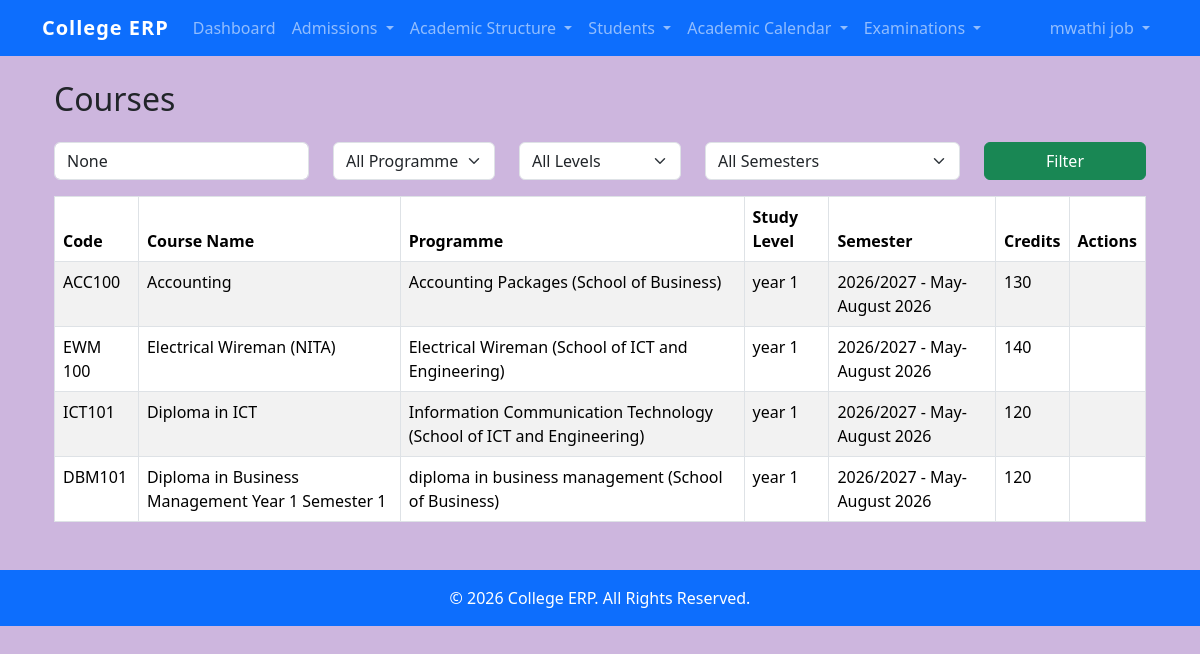
Page /courses/ (signed in) on the committed database.
### students/models.py (models this page shows, shortened)
class Course(models.Model):
    course_code = models.CharField(
        max_length=20,
        unique=True
    )
    course_name = models.CharField(
        max_length=200
    )
    programme = models.ForeignKey(
        Programme,
        on_delete=models.PROTECT,
        related_name="courses"
    )
    study_level = models.ForeignKey(
        StudyLevel,
        on_delete=models.PROTECT,
        related_name="courses",
        null=True,
        blank=True
    )
    semester = models.ForeignKey(
        Semester,
        on_delete=models.PROTECT,
        related_name="courses"
    )
    credit_hours = models.PositiveIntegerField(
        default=0
    )
    class Meta:
        ordering = [
            "programme",
            "study_level",
            "semester",
            "course_code"
        ]

class Programme(models.Model):
    programme_name = models.CharField(
        max_length=100,
        unique=True
    )
    department = models.ForeignKey(
        Department,
        on_delete=models.PROTECT,
        related_name="programmes"
    )
    created_at = models.DateTimeField(
        auto_now_add=True
    )
    updated_at = models.DateTimeField(
        auto_now=True
    )
    class Meta:
        ordering = ["programme_name"]
    def __str__(self):
     return (
        f"{self.programme_name}"
        f" ({self.department.department_name})"
    )

class Department(models.Model):
    department_name = models.CharField(max_length=100)

class StudyLevel(models.Model):
    level_name = models.CharField(
        max_length=50,
        unique=True
    )
    class Meta:
        ordering = ["id"]
        verbose_name = "Study Level"
        verbose_name_plural = "Study Levels"
    def __str__(self):
        return self.level_name

class Semester(models.Model):
    academic_year = models.ForeignKey(
        "AcademicYear",
        on_delete=models.CASCADE,
        related_name="semesters"
    )
    semester_name = models.CharField(
        max_length=100
    )
    is_active = models.BooleanField(
        default=False
    )
    class Meta:
        ordering = ["academic_year", "semester_name"]
    def __str__(self):
        return (
            f"{self.academic_year} - "
            f"{self.semester_name}"
        )

class AcademicYear(models.Model):
    year_name = models.CharField(
        max_length=20,
        unique=True
    )
    is_active = models.BooleanField(
        default=False
    )
    registration_open = models.BooleanField(
        default=True
    )
    def __str__(self):
        return self.year_name

### students/views.py (the view)
@login_required
@permission_required(
    "students.view_course",
    raise_exception=True
)
def course_list(request):
    courses = (
        Course.objects
        .select_related(
            "programme",
            "study_level",
            "semester",
            "programme__department"
        )
    )
    search = request.GET.get(
        "search"
    )
    programme_id = request.GET.get(
        "programme"
    )
    semester_id = request.GET.get(
        "semester"
    )
    level_id = request.GET.get(
        "study_level"
    )
    if search:
        courses = courses.filter(
            course_name__icontains=search
        )
    if programme_id:
        courses = courses.filter(
            programme_id=programme_id
        )
    if level_id:
        courses = courses.filter(
            study_level_id=level_id
        )
    if semester_id:
        courses = courses.filter(
            semester_id=semester_id
        )
    context = {
        "courses": courses,
        "programmes":
            Programme.objects.all(),
        "study_levels":
            StudyLevel.objects.all(),
        "semesters":
            Semester.objects.all(),
        "search": search,
        "selected_programme":
            programme_id,
        "selected_level":
            level_id,
        "selected_semester":
            semester_id,
    }
    return render(
        request,
        "students/courses/course_list.html",
        context
    )

### templates/students/courses/course_list.html (shortened to what this page needs)
{% extends "base.html" %}
{% block content %}
<div class="container mt-4">
<div class="d-flex justify-content-between align-items-center mb-3">
    <h2>Courses</h2>
</div>
<form method="get" class="row mb-3">
    <div class="col-md-3">
        <input
            type="text"
            name="search"
            value="{{ search }}"
            class="form-control"
            placeholder="Search course">
    </div>
    <div class="col-md-2">
        <select
            name="programme"
            class="form-select">
            <option value="">
                All Programmes
            </option>
        </select>
    </div>
    <div class="col-md-2">
        <select
            name="study_level"
            class="form-select">
            <option value="">
                All Levels
            </option>
        </select>
    </div>
    <div class="col-md-3">
        <select
            name="semester"
            class="form-select">
            <option value="">
                All Semesters
            </option>
        </select>
    </div>
    <div class="col-md-2">
        <button
            class="btn btn-success w-100">
            Filter
        </button>
    </div>
</form>
<table class="table table-bordered table-striped">
    <thead>
        <tr>
            <th>Code</th>
            <th>Course Name</th>
            <th>Programme</th>
            <th>Study Level</th>
            <th>Semester</th>
            <th>Credits</th>
            <th>Actions</th>
        </tr>
    </thead>
    <tbody>
    {% for course in courses %}
    <tr>
        <td>{{ course.course_code }}</td>
        <td>{{ course.course_name }}</td>
        <td>{{ course.programme }}</td>
        <td>{{ course.study_level }}</td>
        <td>{{ course.semester }}</td>
        <td>{{ course.credit_hours }}</td>
        <td>
        </td>
    </tr>
    {% empty %}
    <tr>
        <td colspan="7" class="text-center">
            No courses found.
        </td>
    </tr>
    {% endfor %}
    </tbody>
</table>
</div>
{% endblock %}

### templates/includes/navbar.html (shortened to what this page needs)
<nav class="navbar navbar-expand-lg navbar-dark bg-primary">
    <div class="container">
        <a class="navbar-brand" href="{% url 'home' %}">
            College ERP
        </a>
        <div class="collapse navbar-collapse" id="navbarNav">
            {% if user.is_authenticated %}
            <ul class="navbar-nav me-auto">
                <li class="nav-item">
                    <a class="nav-link"
                       href="{% url 'home' %}">
                        Dashboard
                    </a>
                </li>
                {% if user.student_profile %}
                <li class="nav-item dropdown">
                    <a class="nav-link dropdown-toggle"
                       href="#"
                       role="button"
                       data-bs-toggle="dropdown">
                        My Academics
                    </a>
                    <ul class="dropdown-menu">
                        <li>
                            <a class="dropdown-item"
                               href="{% url 'register_units' %}">
                                Register Units
                            </a>
                        </li>
                        <li>
                            <a class="dropdown-item"
                               href="{% url 'my_registrations' %}">
                                My Registrations
                            </a>
                        </li>
                    </ul>
                </li>
                {% else %}
                {% if perms.students.view_applicant or perms.students.view_intake %}
                <li class="nav-item dropdown">
                    <a class="nav-link dropdown-toggle"
                       href="#"
                       role="button"
                       data-bs-toggle="dropdown">
                        Admissions
                    </a>
                </li>
                {% endif %}
                {% if perms.students.view_department or perms.students.view_programme or perms.students.view_studylevel or perms.students.view_course or perms.students.view_unit %}
                <li class="nav-item dropdown">
                    <a class="nav-link dropdown-toggle"
                       href="#"
                       role="button"
                       data-bs-toggle="dropdown">
                        Academic Structure
                    </a>
                </li>
                {% endif %}
                {% if perms.students.view_student or perms.students.view_semesterenrollment or perms.students.view_registration %}
                <li class="nav-item dropdown">
                    <a class="nav-link dropdown-toggle"
                       href="#"
                       role="button"
                       data-bs-toggle="dropdown">
                        Students
                    </a>
                </li>
                {% endif %}
                {% if perms.students.view_academicyear or perms.students.view_semester %}
                <li class="nav-item dropdown">
                    <a class="nav-link dropdown-toggle"
                       href="#"
                       role="button"
                       data-bs-toggle="dropdown">
                        Academic Calendar
                    </a>
                </li>
                {% endif %}
                {% if perms.students.view_lecturerassignment %}
                <li class="nav-item dropdown">
                    <a class="nav-link dropdown-toggle"
                    href="#"
                    role="button"
                    data-bs-toggle="dropdown">
                        Examinations
                    </a>
                </li>
                {% endif %}
                {% endif %}
            </ul>
            <ul class="navbar-nav ms-auto">
                <li class="nav-item dropdown">
                    <a class="nav-link dropdown-toggle"
                    href="#"
                    role="button"
                    data-bs-toggle="dropdown"
                    aria-expanded="false">
                        {{ user.get_full_name|default:user.username }}
                    </a>
                </li>
            </ul>
            {% endif %}
        </div>
    </div>
</nav>

### static/css/style.css (style rules this page uses)
body { background-color:#cdb6de; }
.navbar-brand { font-weight:bold; letter-spacing:1px; }
.table { margin-bottom:0; }

### rows in the picture
Course: course_code "ACC100", course_name "Accounting", programme "Accounting Packages (School of Business)", study_level "year 1", semester "2026/2027 - May-August 2026", credit_hours "130"
Course: course_code "EWM 100", course_name "Electrical Wireman (NITA)", programme "Electrical Wireman (School of ICT and Engineering)", study_level "year 1", semester "2026/2027 - May-August 2026", credit_hours "140"
Course: course_code "ICT101", course_name "Diploma in ICT", programme "Information Communication Technology (School of ICT and Engineering)", study_level "year 1", semester "2026/2027 - May-August 2026", credit_hours "120"
Course: course_code "DBM101", course_name "Diploma in Business Management Year 1 Semester 1", programme "diploma in business management (School of Business)", study_level "year 1", semester "2026/2027 - May-August 2026", credit_hours "120"

### other values in the picture
{{ user.get_full_name|default:user.username }} "mwathi job"
